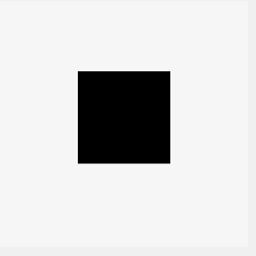
%> input picture image/try.png, 256 x 256 px
$ octave mytry.m   (GNU Octave 9; MATLAB toolbox functions it lacks are replaced by stand-ins)
%> lines starting %> are read from the running program, lines starting %| are printed output that depends on the picture
f = imread('./image/try.png');
%> f is the input picture: size 256x256x3 uint8; min 0, max 255, mean 213.6
f = im2gray(f);
%> f: size 256x256 uint8
F = fft2(f);%傅里叶变换,逆变换为 f=ifft2(F),取实部为 f=real(ifft2(F))

S = abs(F);%傅里叶频谱
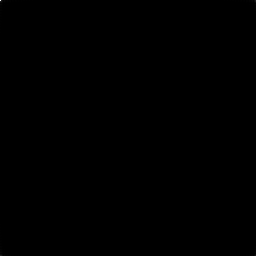
%> S: size 256x256 double; min 0.214, max 13997416, mean 1936.2; drawn with min black and max white

Fc = fftshift(F);%将变换的原点移动到频率矩阵的中心,反变换为 F=ifftshift(Fc),
%频率矩阵中心点位于[floor(M/2)+1,floor(N/2)+1]
S2 = log(1+abs(Fc)); %对数变换
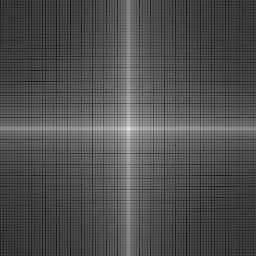
%> S2: size 256x256 double; min 0.194, max 16.45, mean 5.23; drawn with min black and max white

subplot(2,2,1);imshow(f);title('简单图像');
subplot(2,2,2);imshow(S,[ ]);title('傅里叶频谱');
subplot(2,2,3);imshow(abs(Fc),[ ]);title('居中的频谱');
subplot(2,2,4);imshow(S2,[ ]);title('对数变换后视觉增强的图像');
